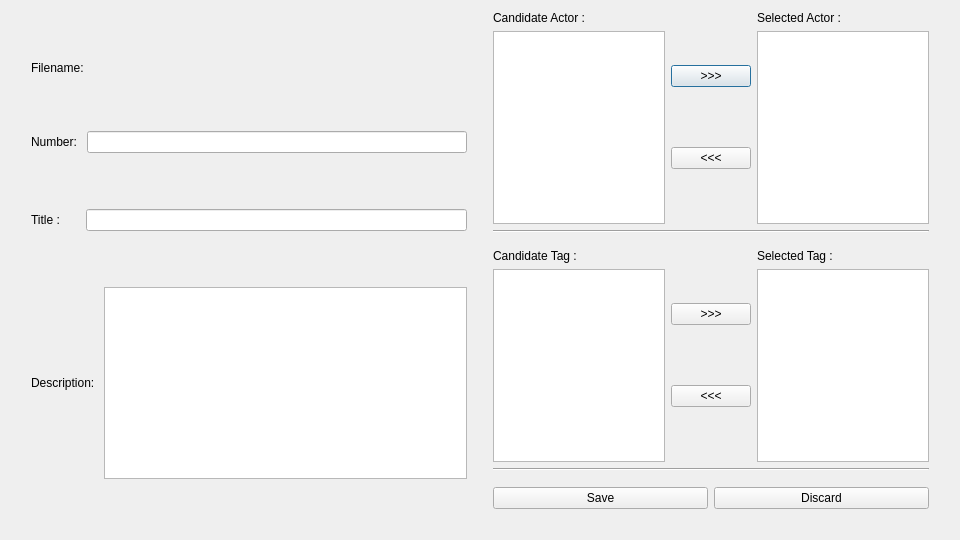
<?xml version="1.0" encoding="UTF-8"?>
<ui version="4.0">
 <class>Dialog</class>
 <widget class="QDialog" name="Dialog">
  <property name="geometry">
   <rect>
    <x>0</x>
    <y>0</y>
    <width>960</width>
    <height>540</height>
   </rect>
  </property>
  <property name="sizePolicy">
   <sizepolicy hsizetype="Fixed" vsizetype="Fixed">
    <horstretch>0</horstretch>
    <verstretch>0</verstretch>
   </sizepolicy>
  </property>
  <property name="minimumSize">
   <size>
    <width>960</width>
    <height>540</height>
   </size>
  </property>
  <property name="maximumSize">
   <size>
    <width>960</width>
    <height>540</height>
   </size>
  </property>
  <property name="windowTitle">
   <string>Dialog</string>
  </property>
  <layout class="QVBoxLayout" name="verticalLayout">
   <item>
    <layout class="QHBoxLayout" name="horizontalLayout" stretch="0,1,0,1,0">
     <item>
      <spacer name="horizontalSpacer_2">
       <property name="orientation">
        <enum>Qt::Horizontal</enum>
       </property>
       <property name="sizeType">
        <enum>QSizePolicy::Fixed</enum>
       </property>
       <property name="sizeHint" stdset="0">
        <size>
         <width>20</width>
         <height>20</height>
        </size>
       </property>
      </spacer>
     </item>
     <item>
      <layout class="QVBoxLayout" name="verticalLayout_3" stretch="1,2,2,2">
       <property name="topMargin">
        <number>0</number>
       </property>
       <property name="bottomMargin">
        <number>0</number>
       </property>
       <item>
        <widget class="QLabel" name="filenameLabel">
         <property name="sizePolicy">
          <sizepolicy hsizetype="Preferred" vsizetype="Fixed">
           <horstretch>0</horstretch>
           <verstretch>0</verstretch>
          </sizepolicy>
         </property>
         <property name="text">
          <string>Filename: </string>
         </property>
        </widget>
       </item>
       <item>
        <layout class="QHBoxLayout" name="horizontalLayout_5" stretch="1,7">
         <item>
          <widget class="QLabel" name="label">
           <property name="sizePolicy">
            <sizepolicy hsizetype="Fixed" vsizetype="Fixed">
             <horstretch>0</horstretch>
             <verstretch>0</verstretch>
            </sizepolicy>
           </property>
           <property name="text">
            <string>Number: </string>
           </property>
           <property name="alignment">
            <set>Qt::AlignLeading|Qt::AlignLeft|Qt::AlignVCenter</set>
           </property>
          </widget>
         </item>
         <item>
          <widget class="QLineEdit" name="numberLineEdit">
           <property name="sizePolicy">
            <sizepolicy hsizetype="Preferred" vsizetype="Fixed">
             <horstretch>0</horstretch>
             <verstretch>0</verstretch>
            </sizepolicy>
           </property>
          </widget>
         </item>
        </layout>
       </item>
       <item>
        <layout class="QHBoxLayout" name="horizontalLayout_4" stretch="1,7">
         <item>
          <widget class="QLabel" name="label_3">
           <property name="sizePolicy">
            <sizepolicy hsizetype="Fixed" vsizetype="Fixed">
             <horstretch>0</horstretch>
             <verstretch>0</verstretch>
            </sizepolicy>
           </property>
           <property name="frameShape">
            <enum>QFrame::NoFrame</enum>
           </property>
           <property name="text">
            <string>Title :      </string>
           </property>
           <property name="alignment">
            <set>Qt::AlignLeading|Qt::AlignLeft|Qt::AlignVCenter</set>
           </property>
          </widget>
         </item>
         <item>
          <widget class="QLineEdit" name="titleLineEdit">
           <property name="sizePolicy">
            <sizepolicy hsizetype="Preferred" vsizetype="Fixed">
             <horstretch>0</horstretch>
             <verstretch>0</verstretch>
            </sizepolicy>
           </property>
          </widget>
         </item>
        </layout>
       </item>
       <item>
        <layout class="QHBoxLayout" name="horizontalLayout_3" stretch="1,7">
         <property name="topMargin">
          <number>0</number>
         </property>
         <item>
          <widget class="QLabel" name="label_2">
           <property name="sizePolicy">
            <sizepolicy hsizetype="Fixed" vsizetype="Fixed">
             <horstretch>0</horstretch>
             <verstretch>0</verstretch>
            </sizepolicy>
           </property>
           <property name="text">
            <string>Description: </string>
           </property>
           <property name="alignment">
            <set>Qt::AlignLeading|Qt::AlignLeft|Qt::AlignVCenter</set>
           </property>
          </widget>
         </item>
         <item>
          <widget class="QPlainTextEdit" name="descriptionTextEdit">
           <property name="sizePolicy">
            <sizepolicy hsizetype="Preferred" vsizetype="Fixed">
             <horstretch>0</horstretch>
             <verstretch>0</verstretch>
            </sizepolicy>
           </property>
          </widget>
         </item>
        </layout>
       </item>
      </layout>
     </item>
     <item>
      <spacer name="horizontalSpacer">
       <property name="orientation">
        <enum>Qt::Horizontal</enum>
       </property>
       <property name="sizeType">
        <enum>QSizePolicy::Fixed</enum>
       </property>
       <property name="sizeHint" stdset="0">
        <size>
         <width>20</width>
         <height>20</height>
        </size>
       </property>
      </spacer>
     </item>
     <item>
      <layout class="QVBoxLayout" name="verticalLayout_2">
       <item>
        <layout class="QHBoxLayout" name="horizontalLayout_6">
         <item>
          <layout class="QVBoxLayout" name="verticalLayout_6">
           <item>
            <widget class="QLabel" name="label_4">
             <property name="text">
              <string>Candidate Actor :</string>
             </property>
            </widget>
           </item>
           <item>
            <widget class="QListWidget" name="candActorListWidget"/>
           </item>
          </layout>
         </item>
         <item>
          <layout class="QVBoxLayout" name="verticalLayout_5">
           <item>
            <widget class="QPushButton" name="actorSelectBtn">
             <property name="text">
              <string>&gt;&gt;&gt;</string>
             </property>
            </widget>
           </item>
           <item>
            <widget class="QPushButton" name="actorDeselectBtn">
             <property name="text">
              <string>&lt;&lt;&lt;</string>
             </property>
            </widget>
           </item>
          </layout>
         </item>
         <item>
          <layout class="QVBoxLayout" name="verticalLayout_7">
           <item>
            <widget class="QLabel" name="label_5">
             <property name="text">
              <string>Selected Actor :</string>
             </property>
            </widget>
           </item>
           <item>
            <widget class="QListWidget" name="selActorListWidget"/>
           </item>
          </layout>
         </item>
        </layout>
       </item>
       <item>
        <widget class="Line" name="line">
         <property name="orientation">
          <enum>Qt::Horizontal</enum>
         </property>
        </widget>
       </item>
       <item>
        <spacer name="verticalSpacer_3">
         <property name="orientation">
          <enum>Qt::Vertical</enum>
         </property>
         <property name="sizeType">
          <enum>QSizePolicy::Fixed</enum>
         </property>
         <property name="sizeHint" stdset="0">
          <size>
           <width>20</width>
           <height>10</height>
          </size>
         </property>
        </spacer>
       </item>
       <item>
        <layout class="QHBoxLayout" name="horizontalLayout_2">
         <item>
          <layout class="QVBoxLayout" name="verticalLayout_8">
           <item>
            <widget class="QLabel" name="label_6">
             <property name="text">
              <string>Candidate Tag :</string>
             </property>
            </widget>
           </item>
           <item>
            <widget class="QListWidget" name="candTagListWidget"/>
           </item>
          </layout>
         </item>
         <item>
          <layout class="QVBoxLayout" name="verticalLayout_4">
           <item>
            <widget class="QPushButton" name="tagSelectBtn">
             <property name="text">
              <string>&gt;&gt;&gt;</string>
             </property>
            </widget>
           </item>
           <item>
            <widget class="QPushButton" name="tagDeselectBtn">
             <property name="text">
              <string>&lt;&lt;&lt;</string>
             </property>
            </widget>
           </item>
          </layout>
         </item>
         <item>
          <layout class="QVBoxLayout" name="verticalLayout_9">
           <item>
            <widget class="QLabel" name="label_7">
             <property name="text">
              <string>Selected Tag :</string>
             </property>
            </widget>
           </item>
           <item>
            <widget class="QListWidget" name="selTagListWidget"/>
           </item>
          </layout>
         </item>
        </layout>
       </item>
       <item>
        <widget class="Line" name="line_2">
         <property name="orientation">
          <enum>Qt::Horizontal</enum>
         </property>
        </widget>
       </item>
       <item>
        <spacer name="verticalSpacer_2">
         <property name="orientation">
          <enum>Qt::Vertical</enum>
         </property>
         <property name="sizeType">
          <enum>QSizePolicy::Fixed</enum>
         </property>
         <property name="sizeHint" stdset="0">
          <size>
           <width>20</width>
           <height>10</height>
          </size>
         </property>
        </spacer>
       </item>
       <item>
        <layout class="QHBoxLayout" name="horizontalLayout_7">
         <item>
          <widget class="QPushButton" name="saveEditBtn">
           <property name="text">
            <string>Save</string>
           </property>
          </widget>
         </item>
         <item>
          <widget class="QPushButton" name="discardEditBtn">
           <property name="text">
            <string>Discard</string>
           </property>
          </widget>
         </item>
        </layout>
       </item>
       <item>
        <spacer name="verticalSpacer">
         <property name="orientation">
          <enum>Qt::Vertical</enum>
         </property>
         <property name="sizeType">
          <enum>QSizePolicy::Fixed</enum>
         </property>
         <property name="sizeHint" stdset="0">
          <size>
           <width>20</width>
           <height>20</height>
          </size>
         </property>
        </spacer>
       </item>
      </layout>
     </item>
     <item>
      <spacer name="horizontalSpacer_3">
       <property name="orientation">
        <enum>Qt::Horizontal</enum>
       </property>
       <property name="sizeType">
        <enum>QSizePolicy::Fixed</enum>
       </property>
       <property name="sizeHint" stdset="0">
        <size>
         <width>20</width>
         <height>20</height>
        </size>
       </property>
      </spacer>
     </item>
    </layout>
   </item>
  </layout>
 </widget>
 <resources/>
 <connections/>
</ui>
